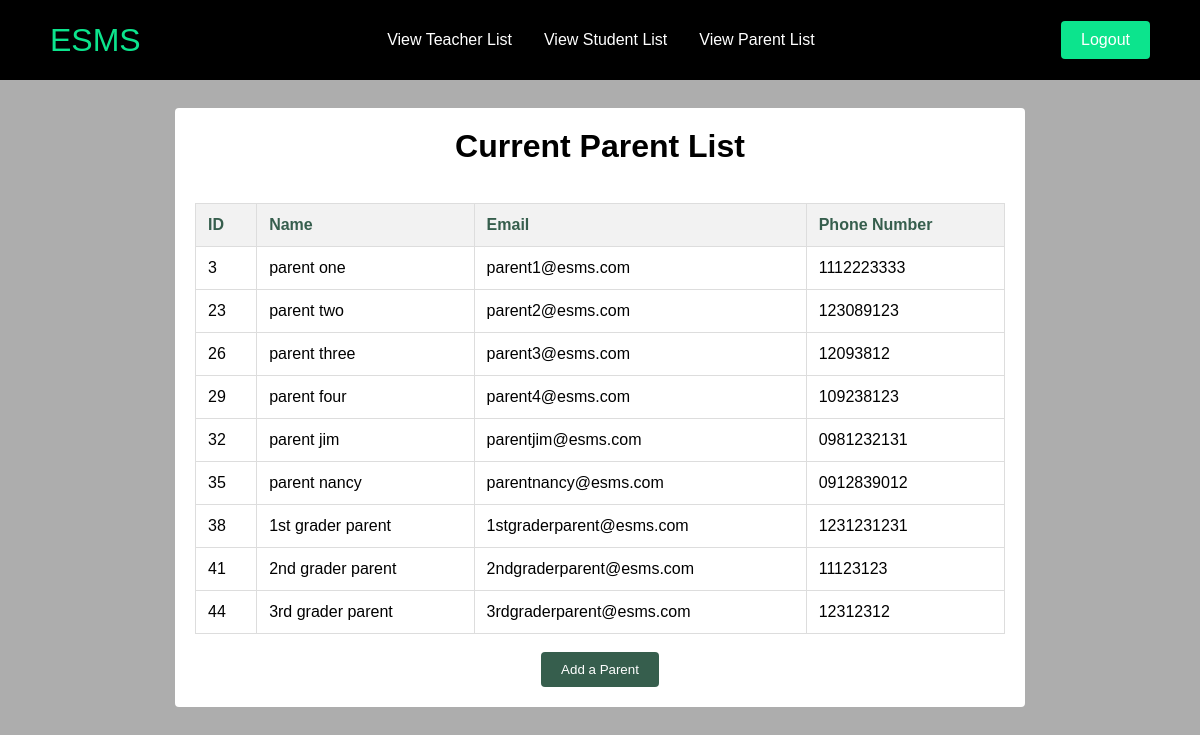
The page /addParent.php on the database its author committed.
### tables this page shows
CREATE TABLE `users` (
  `id` int(20) NOT NULL,
  `fName` varchar(50) DEFAULT NULL,
  `lName` varchar(50) DEFAULT NULL,
  `email` varchar(50) DEFAULT NULL,
  `password` varchar(50) DEFAULT NULL,
  `userType` varchar(50) DEFAULT NULL,
  `phone` varchar(30) DEFAULT NULL
);

### addParent.php (the view, shortened to what this page needs)
<?php
include('connect.php');
$userType = 'parent';
$stmt = $conn->prepare("SELECT id, fName, lName, email, userType, phone FROM users WHERE userType = ?");
$stmt ->bind_param("s", $userType);
$stmt->execute();
$result = $stmt->get_result();
?>
<!DOCTYPE html>
<html lang="en">
<head>
    <link rel="stylesheet" href="styles.css" />
</head>
<body>
<header>
        <nav class="navbar" role="navigation" aria-label="Main Navigation">
            <div class="navbar__container">
                <a href="adminHome.php" id="navbar-logo">ESMS</a>
                <ul class="navbar__menu">
                <li class="navbar__item">
                    <a href="addTeacher.php" class="navbar__links">View Teacher List</a>
                </li>
                <li class="navbar__item">
                    <a href="addStudent.php" class="navbar__links">View Student List</a>
                </li>
                <li class="navbar__item">
                    <a href="addParent.php" class="navbar__links">View Parent List</a>
                </li>
                </ul>
                    <div class="navbar__btn">
                        <a href="logout.php" class="button">Logout</a>
                    </div>
            </div>
        </nav>
    </header><br><br><br><br><br><br>
    <div class="bodyContent">
    <h1 style="text-align:center;">Current Parent List</h1><br>
    <?php
    if ($result->num_rows > 0) {
        echo "<table>
                <thead>
                    <tr>
                        <th>ID</th>
                        <th>Name</th>
                        <th>Email</th>
                        <th>Phone Number</th>
                    </tr>
                </thead>";
        while($row = $result->fetch_assoc()) {
            echo "<tbody>
                    <tr>
                        <td>" . htmlspecialchars($row["id"]) . "</td>
                        <td>" . htmlspecialchars($row["fName"]). " " . htmlspecialchars($row["lName"]). "</td>
                        <td>" . htmlspecialchars($row["email"]) . "</td>
                        <td>" . htmlspecialchars($row["phone"]) . "</td>
                    </tr>
                <tbody>";
        }
        echo "</table>";
    }
    ?>
    <br>
    <div class="addTeacher">
    <button id="openModalBtn" class = "addTeacherBtn">Add a Parent</button>
</div>
    </div>
</body>
</html>

### styles.css (style rules this page uses)
body { background-color: #adadad; min-height: 100vh; overflow-y: hidden; }
* { box-sizing: border-box; margin: 0; padding: 0; font-family: "Kumbh Sans", sans-serif; overflow-x: hidden; }
.navbar__container { display: flex; justify-content: space-between; align-items: center; height: 80px; background: black; z-index: 1000; width: 100%; margin: 0 auto; padding: 0 50px; position: fixed; }
#navbar-logo { color: #0ce48d; cursor: pointer; text-decoration: none; font-size: 2rem; }
.navbar__menu { display: flex; justify-content: center; list-style: none; margin: 0 auto; }
.navbar__item { height: 80px; }
.navbar__links { color: white; text-decoration: none; height: 100%; padding: 0 1rem; display: flex; align-items: center; }
.navbar__btn { display: flex; align-items: center; }
.button { background: #0ce48d; padding: 10px 20px; border: none; border-radius: 4px; color: white; text-decoration: none; }
th, td { padding: 10px; border: 1px solid black; }
table { margin:auto; border: 1px solid black; border-collapse: collapse; }
.addTeacher { text-align: center; }
.addTeacherBtn { background: #365e4d; padding: 10px 20px; border: none; border-radius: 4px; color: white; text-decoration: none; cursor: pointer; }
.bodyContent { border-radius: 4px; background-color: white; padding: 20px; margin: auto; width: 850px; flex:1; overflow-y:auto; }
.addTeacher button { background: #365e4d; padding: 10px 20px; border: none; border-radius: 4px; color: white; text-decoration: none; cursor: pointer; }
table { width: 100%; border-collapse: collapse; margin-top: 20px; }
th, td { padding: 12px; text-align: left; border: 1px solid #ddd; }
th { background-color: #f2f2f2; color: #365e4d; }

### rows shown on the page
users: id "3", fName "parent", lName "one", email "parent1@esms.com", phone "1112223333"
users: id "23", fName "parent", lName "two", email "parent2@esms.com", phone "123089123"
users: id "26", fName "parent", lName "three", email "parent3@esms.com", phone "12093812"
users: id "29", fName "parent", lName "four", email "parent4@esms.com", phone "109238123"
users: id "32", fName "parent", lName "jim", email "parentjim@esms.com", phone "0981232131"
users: id "35", fName "parent", lName "nancy", email "parentnancy@esms.com", phone "0912839012"
users: id "38", fName "1st grader", lName "parent", email "1stgraderparent@esms.com", phone "1231231231"
users: id "41", fName "2nd grader", lName "parent", email "2ndgraderparent@esms.com", phone "11123123"
users: id "44", fName "3rd grader", lName "parent", email "3rdgraderparent@esms.com", phone "12312312"
